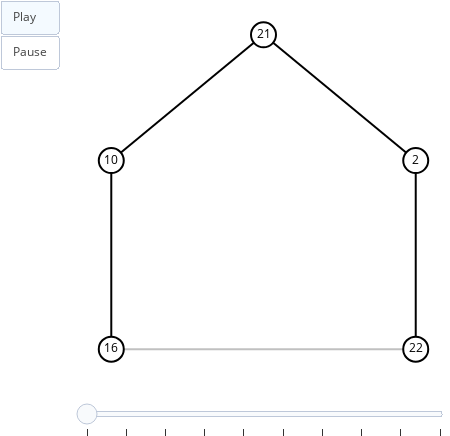

This figure's notebook cell:
### Markdown cell above
## Definições

* A **demanda** de um nó é um inteiro de $1$ a $23$.

* A **oferta** de um nó $n$ para um nó $m$ é 24 menos a demanda de $n$ (se a aresta $\{n, m\}$ é forte) ou 8 menos a demanda de $n$ (se a aresta $\{n, m\}$ não é forte). Note que essa definição permite que a oferta seja negativa.

* Um vizinho $m$ de $n$ é **aceitável** se a oferta de $m$ para $n$ é máxima em relação aos vizinhos de $n$ e maior ou igual que a demanda de $n$. Note que a segunda condição implica que um nó pode não ter vizinhos aceitáveis.

## Algoritmo

1. Inicialize a demanda de cada nó como um inteiro aleatório de $1$ a $23$.

2. Para cada nó $n$, escolha aleatoriamente um (e apenas um) vizinho aceitável $m$. Defina que $n$ aceita $m$. Se não tem vizinhos aceitáveis, defina que não aceita ninguém.

3. Para cada aresta $\{n, m\}$, defina que $n$ e $m$ fecharam se $n$ aceita $m$ e $m$ aceita $n$.

4. Para cada nó $n$, incremente a demanda (se fechou e a demanda é menor que $23$) ou decremente a demanda (se não fechou e a demanda é maior que $1$).

5. Repita os passos de 2 a 4 até as demandas convergirem.

### Code cell
from random import randint, choice

TIMES = 1000


def offer(g, n, m):
    if g.edge[n][m]['strong']:
        return 24 - g.node[m]['demand']
    return 8 - g.node[m]['demand']


def snapshot(g, frames):
    for n in g.nodes():
        g.node[n]['label'] = str(g.node[n]['demand'])
    frame = sn.generate_frame(g, nlab=True)
    frames.append(frame)


def simulate(g):
    frames = []
    
    # Parte 1
    for n in g.nodes():
        g.node[n]['demand'] = randint(1, 23)

    snapshot(g, frames)
    x = 0
    
    for _ in range(TIMES):
        #Reset
        for n in g.nodes():
            g.node[n]['accept'] = None
            g.node[n]['closed'] = False            
        # Parte 2
        for n in g.nodes():
            neighbors = g.neighbors(n)
            highest_offer = 0
            while neighbors:
                neighbor = choice(neighbors)
                current_offer = offer(g, neighbor, n)
                if current_offer > g.node[n]['demand'] and neighbor in neighbors and current_offer > highest_offer:
                    highest_offer = current_offer
                    g.node[n]['accept'] = neighbor
                if neighbor in neighbors:
                    neighbors.remove(neighbor)                     
        # Parte 3
        for n,m in g.edges_iter():
            if g.node[n]['accept'] == m and g.node[m]['accept'] == n:
                g.node[n]['closed'] = True
                g.node[m]['closed'] = True
                
        # Parte 4
        for n in g.nodes():
            if g.node[n]['closed'] and g.node[n]['demand'] < 23:
                g.node[n]['demand'] += 1
            elif not g.node[n]['closed'] and g.node[n]['demand'] > 1:
                g.node[n]['demand'] -= 1  
                
        # Animacao
        if x == 100:
            snapshot(g, frames)
            x = 0
        else:
            x += 1
    sn.show_animation(frames)


simulate(g3)

### Figure 1 — Plotly figure (JSON) as saved in the notebook; plotly's stock layout.template omitted (floating-point values rounded to 4 significant figures)
{"data": [{"hoverinfo": "none", "line": {"color": "rgb(0, 0, 0)", "width": 2}, "mode": "lines", "x": [0.5, 0, null], "y": [1, 0.6, null]}, {"hoverinfo": "none", "line": {"color": "rgb(0, 0, 0)", "width": 2}, "mode": "lines", "x": [0.5, 1, null], "y": [1, 0.6, null]}, {"hoverinfo": "none", "line": {"color": "rgb(0, 0, 0)", "width": 2}, "mode": "lines", "x": [0, 0, null], "y": [0.6, 0, null]}, {"hoverinfo": "none", "line": {"color": "rgb(0, 0, 0)", "width": 2}, "mode": "lines", "x": [1, 1, null], "y": [0.6, 0, null]}, {"hoverinfo": "none", "line": {"color": "rgb(192, 192, 192)", "width": 2}, "mode": "lines", "x": [0, 1, null], "y": [0, 0, null]}, {"hoverinfo": "none", "marker": {"color": "rgb(255, 255, 255)", "line": {"color": "rgb(0, 0, 0)", "width": 2}, "size": 25}, "mode": "markers+text", "text": ["21"], "textfont": {"color": "rgb(0, 0, 0)"}, "textposition": "middle center", "x": [0.5], "y": [1]}, {"hoverinfo": "none", "marker": {"color": "rgb(255, 255, 255)", "line": {"color": "rgb(0, 0, 0)", "width": 2}, "size": 25}, "mode": "markers+text", "text": ["10"], "textfont": {"color": "rgb(0, 0, 0)"}, "textposition": "middle center", "x": [0], "y": [0.6]}, {"hoverinfo": "none", "marker": {"color": "rgb(255, 255, 255)", "line": {"color": "rgb(0, 0, 0)", "width": 2}, "size": 25}, "mode": "markers+text", "text": ["2"], "textfont": {"color": "rgb(0, 0, 0)"}, "textposition": "middle center", "x": [1], "y": [0.6]}, {"hoverinfo": "none", "marker": {"color": "rgb(255, 255, 255)", "line": {"color": "rgb(0, 0, 0)", "width": 2}, "size": 25}, "mode": "markers+text", "text": ["16"], "textfont": {"color": "rgb(0, 0, 0)"}, "textposition": "middle center", "x": [0], "y": [0]}, {"hoverinfo": "none", "marker": {"color": "rgb(255, 255, 255)", "line": {"color": "rgb(0, 0, 0)", "width": 2}, "size": 25}, "mode": "markers+text", "text": ["22"], "textfont": {"color": "rgb(0, 0, 0)"}, "textposition": "middle center", "x": [1], "y": [0]}], "layout": {"height": 436, "margin": {"b": 0, "l": 0, "r": 0, "t": 0}, "showlegend": false, "sliders": [{"currentvalue": {"visible": false}, "steps": [{"args": [[0], {"frame": {"redraw": false}, "mode": "immediate"}], "label": "", "method": "animate"}, {"args": [[1], {"frame": {"redraw": false}, "mode": "immediate"}], "label": "", "method": "animate"}, {"args": [[2], {"frame": {"redraw": false}, "mode": "immediate"}], "label": "", "method": "animate"}, {"args": [[3], {"frame": {"redraw": false}, "mode": "immediate"}], "label": "", "method": "animate"}, {"args": [[4], {"frame": {"redraw": false}, "mode": "immediate"}], "label": "", "method": "animate"}, {"args": [[5], {"frame": {"redraw": false}, "mode": "immediate"}], "label": "", "method": "animate"}, {"args": [[6], {"frame": {"redraw": false}, "mode": "immediate"}], "label": "", "method": "animate"}, {"args": [[7], {"frame": {"redraw": false}, "mode": "immediate"}], "label": "", "method": "animate"}, {"args": [[8], {"frame": {"redraw": false}, "mode": "immediate"}], "label": "", "method": "animate"}, {"args": [[9], {"frame": {"redraw": false}, "mode": "immediate"}], "label": "", "method": "animate"}]}], "updatemenus": [{"buttons": [{"args": [null, {"frame": {"redraw": false}, "fromcurrent": true}], "label": "Play", "method": "animate"}, {"args": [[null], {"frame": {"redraw": false}, "mode": "immediate"}], "label": "Pause", "method": "animate"}], "showactive": true, "type": "buttons"}], "width": 450, "xaxis": {"showgrid": false, "showticklabels": false, "zeroline": false}, "yaxis": {"showgrid": false, "showticklabels": false, "zeroline": false}}}
